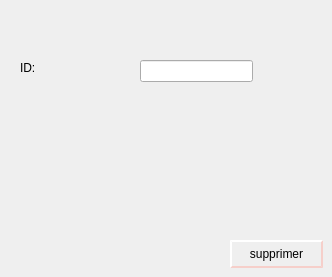
      <widget class="QWidget" name="tab_6">
       <attribute name="title">
        <string>supprimer</string>
       </attribute>
       <widget class="QLineEdit" name="lineEdit_12">
        <property name="geometry">
         <rect>
          <x>140</x>
          <y>60</y>
          <width>113</width>
          <height>22</height>
         </rect>
        </property>
       </widget>
       <widget class="QLabel" name="label_12">
        <property name="geometry">
         <rect>
          <x>20</x>
          <y>60</y>
          <width>56</width>
          <height>16</height>
         </rect>
        </property>
        <property name="text">
         <string>ID:</string>
        </property>
       </widget>
       <widget class="QPushButton" name="pushButton_supprimer">
        <property name="geometry">
         <rect>
          <x>230</x>
          <y>240</y>
          <width>93</width>
          <height>28</height>
         </rect>
        </property>
        <property name="styleSheet">
         <string notr="true">QPushButton {
color: #FFFFF;
border: 2px solid #F6CFCA;
border-radius: 20px;
border-style: outset;
background: qradialgradient(
cx: 0.3, cy: -0.4, fx: 0.3, fy: -0.4,
radius: 1.35, stop: 0 #fff, stop: 1 #fff
);
padding: 0.3rem 0.2rem;
}

QPushButton:hover {
background: qradialgradient(
cx: 0.3, cy: -0.4, fx: 0.3, fy: -0.4,
radius: 1.35, stop: 0 #fff, stop: 1 #bbb
);
 
    background-color:#FE7F9C	;
    border-radius: 15px;
}</string>
        </property>
        <property name="text">
         <string>supprimer</string>
        </property>
       </widget>
      </widget>
